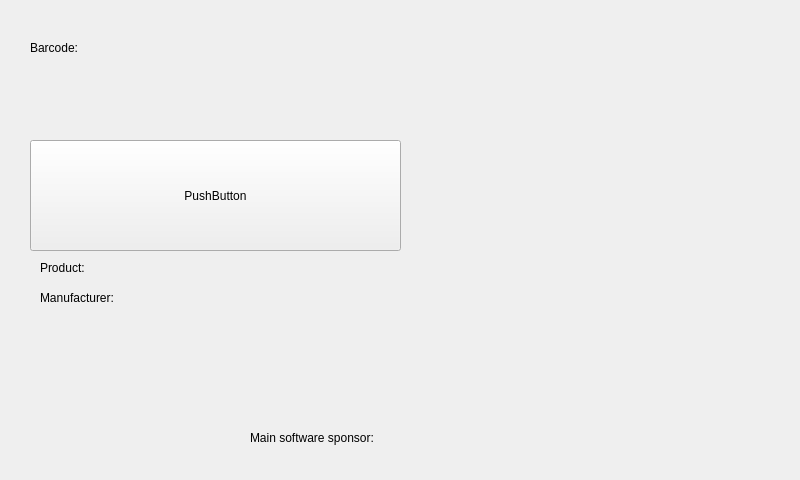
<?xml version="1.0" encoding="UTF-8"?>
<ui version="4.0">
 <class>MainWindow</class>
 <widget class="QMainWindow" name="MainWindow">
  <property name="geometry">
   <rect>
    <x>0</x>
    <y>0</y>
    <width>800</width>
    <height>480</height>
   </rect>
  </property>
  <property name="windowTitle">
   <string>MainWindow</string>
  </property>
  <widget class="QWidget" name="centralWidget">
   <widget class="QPushButton" name="pushButton">
    <property name="geometry">
     <rect>
      <x>30</x>
      <y>140</y>
      <width>371</width>
      <height>111</height>
     </rect>
    </property>
    <property name="text">
     <string>PushButton</string>
    </property>
   </widget>
   <widget class="QLabel" name="dataLabelHazard">
    <property name="geometry">
     <rect>
      <x>110</x>
      <y>60</y>
      <width>451</width>
      <height>71</height>
     </rect>
    </property>
    <property name="styleSheet">
     <string notr="true">border-color: rgb(0, 0, 0);
</string>
    </property>
    <property name="text">
     <string>&lt;empty&gt;</string>
    </property>
   </widget>
   <widget class="QLabel" name="pictureLabel">
    <property name="geometry">
     <rect>
      <x>30</x>
      <y>60</y>
      <width>71</width>
      <height>61</height>
     </rect>
    </property>
    <property name="styleSheet">
     <string notr="true">image: url(:/new/prefix1/rc/busy.bmp);</string>
    </property>
    <property name="text">
     <string/>
    </property>
   </widget>
   <widget class="QLabel" name="label_2">
    <property name="geometry">
     <rect>
      <x>380</x>
      <y>400</y>
      <width>81</width>
      <height>51</height>
     </rect>
    </property>
    <property name="styleSheet">
     <string notr="true">image: url(:/new/prefix1/rc/logo_bottom.gif);</string>
    </property>
    <property name="text">
     <string/>
    </property>
   </widget>
   <widget class="QLabel" name="itemLabelCode">
    <property name="geometry">
     <rect>
      <x>30</x>
      <y>40</y>
      <width>71</width>
      <height>16</height>
     </rect>
    </property>
    <property name="text">
     <string>Barcode:</string>
    </property>
   </widget>
   <widget class="QLabel" name="itemLabelProduct">
    <property name="geometry">
     <rect>
      <x>40</x>
      <y>260</y>
      <width>71</width>
      <height>16</height>
     </rect>
    </property>
    <property name="text">
     <string>Product:</string>
    </property>
   </widget>
   <widget class="QLabel" name="itemLabelManufacturer">
    <property name="geometry">
     <rect>
      <x>40</x>
      <y>290</y>
      <width>81</width>
      <height>16</height>
     </rect>
    </property>
    <property name="text">
     <string>Manufacturer:</string>
    </property>
   </widget>
   <widget class="QLabel" name="itemLabelSponsor">
    <property name="geometry">
     <rect>
      <x>250</x>
      <y>430</y>
      <width>131</width>
      <height>16</height>
     </rect>
    </property>
    <property name="text">
     <string>Main software sponsor:</string>
    </property>
   </widget>
   <widget class="QLabel" name="dataLabelProduct">
    <property name="geometry">
     <rect>
      <x>160</x>
      <y>260</y>
      <width>46</width>
      <height>13</height>
     </rect>
    </property>
    <property name="text">
     <string>&lt;empty&gt;</string>
    </property>
   </widget>
   <widget class="QLabel" name="dataLabelManufacturer">
    <property name="geometry">
     <rect>
      <x>160</x>
      <y>290</y>
      <width>46</width>
      <height>13</height>
     </rect>
    </property>
    <property name="text">
     <string>&lt;empty&gt;</string>
    </property>
   </widget>
   <widget class="QLabel" name="dataLabelBarcode">
    <property name="geometry">
     <rect>
      <x>140</x>
      <y>40</y>
      <width>46</width>
      <height>13</height>
     </rect>
    </property>
    <property name="text">
     <string>&lt;empty&gt;</string>
    </property>
   </widget>
  </widget>
 </widget>
 <layoutdefault spacing="6" margin="11"/>
 <resources/>
 <connections/>
</ui>
